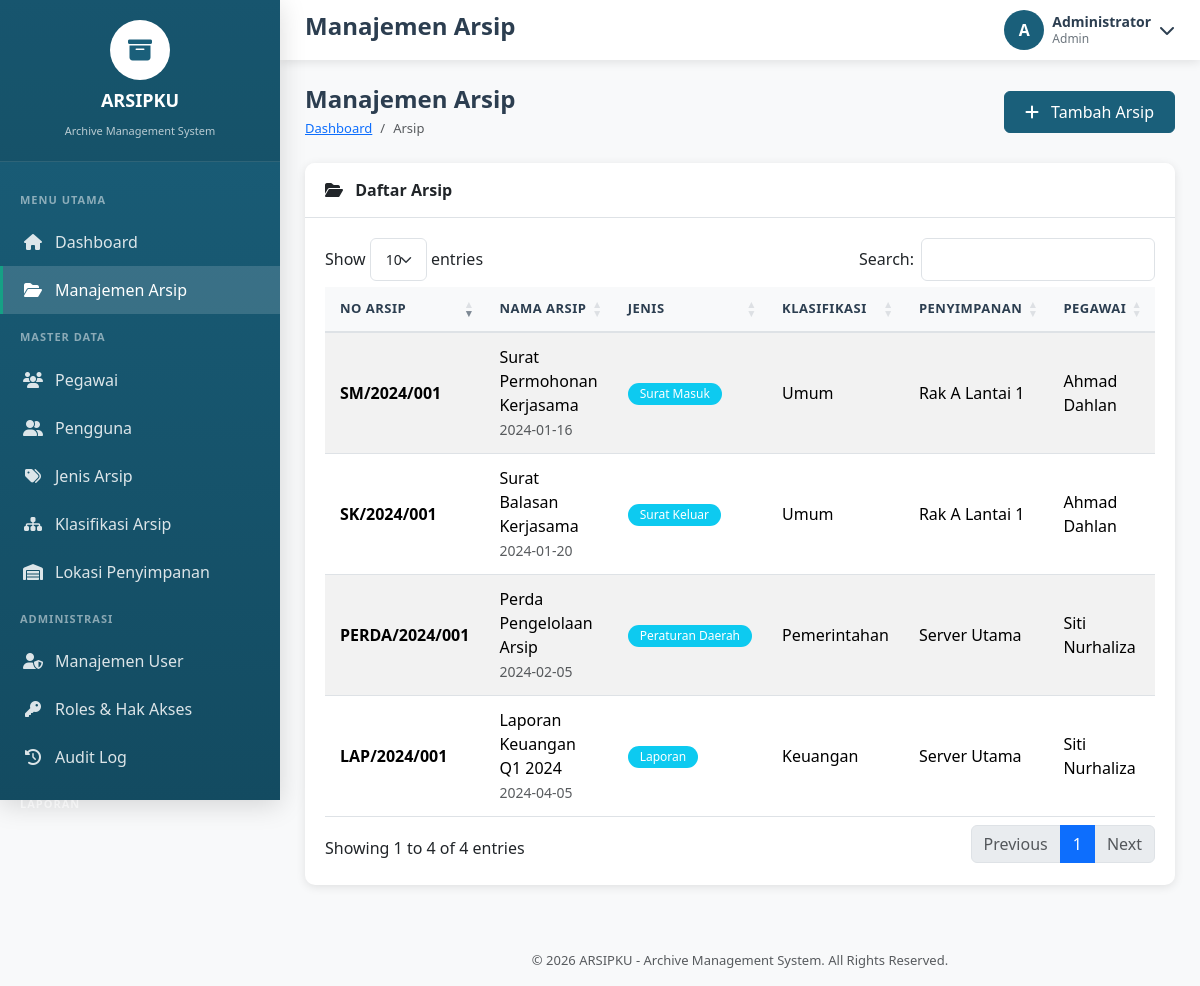
The app's page /arsip.php (signed in), older data.
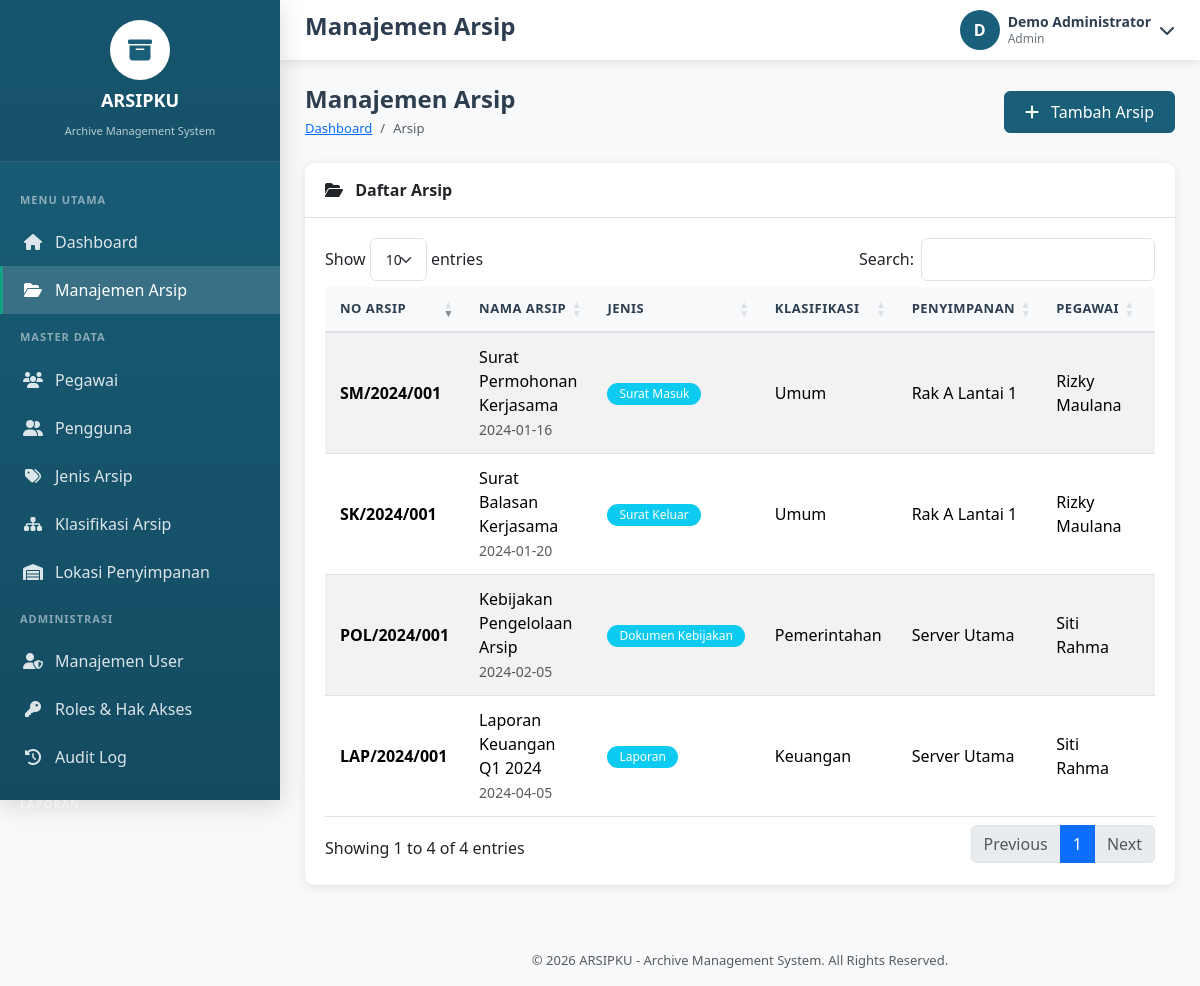
The same page, newer data.
### tables this page shows
CREATE TABLE Arsip (
    ID_Arsip INT PRIMARY KEY AUTO_INCREMENT,
    Nomor_Arsip VARCHAR(100) UNIQUE,
    Nama_Arsip VARCHAR(255) NOT NULL,
    Deskripsi_Arsip TEXT,
    Tanggal_Arsip DATE,
    Tanggal_Masuk DATE,
    Tanggal_Penyimpanan DATE,
    Status_Arsip ENUM('Aktif', 'Inaktif', 'Terarsipkan', 'Musnah') DEFAULT 'Aktif',
    ID_Jenis_Arsip INT,
    ID_Klasifikasi_Arsip INT,
    ID_Penyimpanan INT,
    ID_Pegawai INT,
    Tags TEXT,
    Keterangan TEXT,
    File_Path VARCHAR(500),
    Created_At TIMESTAMP DEFAULT CURRENT_TIMESTAMP,
    Updated_At TIMESTAMP DEFAULT CURRENT_TIMESTAMP ON UPDATE CURRENT_TIMESTAMP,
    FOREIGN KEY (ID_Jenis_Arsip) REFERENCES Jenis_Arsip(ID_Jenis_Arsip) ON DELETE SET NULL,
    FOREIGN KEY (ID_Klasifikasi_Arsip) REFERENCES Klasifikasi_Arsip(ID_Klasifikasi_Arsip) ON DELETE SET NULL,
    FOREIGN KEY (ID_Penyimpanan) REFERENCES Penyimpanan(ID_Penyimpanan) ON DELETE SET NULL,
    FOREIGN KEY (ID_Pegawai) REFERENCES Pegawai(ID_Pegawai) ON DELETE SET NULL
);

CREATE TABLE Jenis_Arsip (
    ID_Jenis_Arsip INT PRIMARY KEY AUTO_INCREMENT,
    Nama_Jenis_Arsip VARCHAR(255) NOT NULL,
    Kode_Jenis VARCHAR(20),
    Deskripsi_Jenis_Arsip TEXT,
    Created_At TIMESTAMP DEFAULT CURRENT_TIMESTAMP
);

CREATE TABLE Klasifikasi_Arsip (
    ID_Klasifikasi_Arsip INT PRIMARY KEY AUTO_INCREMENT,
    Kode_Klasifikasi VARCHAR(50),
    Nama_Klasifikasi VARCHAR(255) NOT NULL,
    Deskripsi_Klasifikasi TEXT,
    Created_At TIMESTAMP DEFAULT CURRENT_TIMESTAMP
);

CREATE TABLE Penyimpanan (
    ID_Penyimpanan INT PRIMARY KEY AUTO_INCREMENT,
    Kode_Lokasi VARCHAR(50),
    Lokasi_Penyimpanan VARCHAR(255) NOT NULL,
    Kapasitas_Penyimpanan INT DEFAULT 0,
    Kapasitas_Terpakai INT DEFAULT 0,
    Jenis_Penyimpanan ENUM('Fisikal', 'Server') DEFAULT 'Fisikal',
    Kondisi_Penyimpanan TEXT,
    Created_At TIMESTAMP DEFAULT CURRENT_TIMESTAMP
);

CREATE TABLE Pegawai (
    ID_Pegawai INT PRIMARY KEY AUTO_INCREMENT,
    Nama_Pegawai VARCHAR(255) NOT NULL,
    NIP VARCHAR(50) UNIQUE,
    Jabatan VARCHAR(255) NOT NULL,
    Tugas VARCHAR(255),
    Tanggal_Masuk DATE,
    Email VARCHAR(255),
    Nomor_Telepon VARCHAR(20),
    Status ENUM('Aktif', 'Nonaktif') DEFAULT 'Aktif',
    Created_At TIMESTAMP DEFAULT CURRENT_TIMESTAMP
);

### config/config.php (called while the page is built, shortened)
<?php
function getUserRole() {
    return $_SESSION['user_role'] ?? 'Viewer';
}
function hasAccess($requiredRole) {
    $userRole = getUserRole();
    $roles = ['Admin' => 3, 'Operator' => 2, 'Viewer' => 1];
    return ($roles[$userRole] ?? 0) >= ($roles[$requiredRole] ?? 0);
}
?>

### arsip.php (the view, shortened to what this page needs)
<?php
$pageTitle = 'Manajemen Arsip';
require_once 'includes/header.php';
$db = getDB();
$arsipList = $db->query("
SELECT
a.*,
j.Nama_Jenis_Arsip,
k.Nama_Klasifikasi,
p.Lokasi_Penyimpanan,
pg.Nama_Pegawai
FROM Arsip a
LEFT JOIN Jenis_Arsip j
ON a.ID_Jenis_Arsip = j.ID_Jenis_Arsip
LEFT JOIN Klasifikasi_Arsip k
ON a.ID_Klasifikasi_Arsip = k.ID_Klasifikasi_Arsip
LEFT JOIN Penyimpanan p
ON a.ID_Penyimpanan = p.ID_Penyimpanan
LEFT JOIN Pegawai pg
ON a.ID_Pegawai = pg.ID_Pegawai
ORDER BY a.ID_Arsip DESC
")->fetchAll(PDO::FETCH_ASSOC);
require_once 'includes/sidebar.php';
require_once 'includes/topbar.php';
?>
<div class="page-header d-flex justify-content-between align-items-center">
<div>
<h1 class="page-title">
Manajemen Arsip
</h1>
<nav aria-label="breadcrumb">
<ol class="breadcrumb">
<li class="breadcrumb-item">
<a href="index.php">
Dashboard
</a>
</li>
<li class="breadcrumb-item active">
Arsip
</li>
</ol>
</nav>
</div>
<?php if(hasAccess('Operator') || hasAccess('Admin')): ?>
<button
class="btn btn-primary"
data-bs-toggle="modal"
data-bs-target="#addModal">
<i class="fas fa-plus me-2"></i>
Tambah Arsip
</button>
<?php endif; ?>
</div>
<div class="card">
<div class="card-header">
<i class="fas fa-folder-open me-2"></i>
Daftar Arsip
</div>
<div class="card-body">
<div class="table-responsive">
<table class="table table-hover table-striped data-table">
<thead>
<tr>
<th>No Arsip</th>
<th>Nama Arsip</th>
<th>Jenis</th>
<th>Klasifikasi</th>
<th>Penyimpanan</th>
<th>Pegawai</th>
<th>Status</th>
</tr>
</thead>
<tbody>
<?php foreach($arsipList as $arsip): ?>
<tr>
<td>
<strong>
<?= htmlspecialchars($arsip['Nomor_Arsip'] ?? '-') ?>
</strong>
</td>
<td>
<?= htmlspecialchars($arsip['Nama_Arsip'] ?? '-') ?>
<br>
<small class="text-muted">
<?= htmlspecialchars($arsip['Tanggal_Masuk'] ?? '-') ?>
</small>
</td>
<td>
<span class="badge bg-info">
<?= htmlspecialchars($arsip['Nama_Jenis_Arsip'] ?? '-') ?>
</span>
</td>
<td>
<?= htmlspecialchars($arsip['Nama_Klasifikasi'] ?? '-') ?>
</td>
<td>
<?= htmlspecialchars($arsip['Lokasi_Penyimpanan'] ?? '-') ?>
</td>
<td>
<?= htmlspecialchars($arsip['Nama_Pegawai'] ?? '-') ?>
</td>
<td>
</td>
</tr>
<?php endforeach; ?>
</tbody>
</table>
</div>
</div>
</div>
<?php require_once 'includes/footer.php'; ?>

### includes/header.php (shortened to what this page needs)
<?php
require_once __DIR__ . '/../config/config.php';
$currentPage = basename($_SERVER['PHP_SELF'], '.php');
?>
<!DOCTYPE html>
<html lang="id">
<head>
    <link href="https://cdn.jsdelivr.net/npm/bootstrap@5.3.2/dist/css/bootstrap.min.css" rel="stylesheet">
    <link href="https://cdnjs.cloudflare.com/ajax/libs/font-awesome/6.4.2/css/all.min.css" rel="stylesheet">
    <link href="https://cdn.datatables.net/1.13.7/css/dataTables.bootstrap5.min.css" rel="stylesheet">
    <link href="assets/css/style.css" rel="stylesheet">
</head>
<body>
    <div class="wrapper">

### includes/sidebar.php (shortened to what this page needs)
<aside class="sidebar" id="sidebar">
    <div class="sidebar-header">
        <div class="logo">
            <i class="fas fa-archive"></i>
        </div>
        <h3><?= APP_NAME ?></h3>
        <small><?= APP_FULL_NAME ?></small>
    </div>
    <nav class="sidebar-menu">
        <div class="menu-label">Menu Utama</div>
        <a href="index.php" class="menu-item <?= $currentPage === 'index' ? 'active' : '' ?>">
            <i class="fas fa-home"></i>
            <span>Dashboard</span>
        </a>
        <a href="arsip.php" class="menu-item <?= $currentPage === 'arsip' ? 'active' : '' ?>">
            <i class="fas fa-folder-open"></i>
            <span>Manajemen Arsip</span>
        </a>
        <div class="menu-label">Master Data</div>
        <a href="pegawai.php" class="menu-item <?= $currentPage === 'pegawai' ? 'active' : '' ?>">
            <i class="fas fa-users"></i>
            <span>Pegawai</span>
        </a>
        <a href="pengguna.php" class="menu-item <?= $currentPage === 'pengguna' ? 'active' : '' ?>">
            <i class="fas fa-user-friends"></i>
            <span>Pengguna</span>
        </a>
        <a href="jenis_arsip.php" class="menu-item <?= $currentPage === 'jenis_arsip' ? 'active' : '' ?>">
            <i class="fas fa-tags"></i>
            <span>Jenis Arsip</span>
        </a>
        <a href="klasifikasi.php" class="menu-item <?= $currentPage === 'klasifikasi' ? 'active' : '' ?>">
            <i class="fas fa-sitemap"></i>
            <span>Klasifikasi Arsip</span>
        </a>
        <a href="penyimpanan.php" class="menu-item <?= $currentPage === 'penyimpanan' ? 'active' : '' ?>">
            <i class="fas fa-warehouse"></i>
            <span>Lokasi Penyimpanan</span>
        </a>
        <?php if (hasAccess('Admin')): ?>
        <div class="menu-label">Administrasi</div>
        <a href="users.php" class="menu-item <?= $currentPage === 'users' ? 'active' : '' ?>">
            <i class="fas fa-user-shield"></i>
            <span>Manajemen User</span>
        </a>
        <a href="roles.php" class="menu-item <?= $currentPage === 'roles' ? 'active' : '' ?>">
            <i class="fas fa-key"></i>
            <span>Roles & Hak Akses</span>
        </a>
        <a href="audit_log.php" class="menu-item <?= $currentPage === 'audit_log' ? 'active' : '' ?>">
            <i class="fas fa-history"></i>
            <span>Audit Log</span>
        </a>
        <?php endif; ?>
        <div class="menu-label">Laporan</div>
    </nav>
</aside>

### includes/topbar.php (shortened to what this page needs)
<main class="main-content">
    <header class="top-header">
        <div class="header-left">
            <h4><?= $pageTitle ?? 'Dashboard' ?></h4>
        </div>
        <div class="header-right">
            <div class="user-info dropdown">
                <div class="d-flex align-items-center" data-bs-toggle="dropdown" style="cursor: pointer;">
                    <div class="user-avatar">
                        <?= strtoupper(substr($_SESSION['user_name'] ?? 'U', 0, 1)) ?>
                    </div>
                    <div class="user-details ms-2">
                        <div class="name"><?= $_SESSION['user_name'] ?? 'User' ?></div>
                        <div class="role"><?= $_SESSION['user_role'] ?? 'Viewer' ?></div>
                    </div>
                    <i class="fas fa-chevron-down ms-2"></i>
                </div>
            </div>
        </div>
    </header>
    <div class="page-content">

### includes/footer.php (shortened to what this page needs)
            </div>
            <footer class="text-center py-3 text-muted" style="font-size: 13px;">
                <p class="mb-0">&copy; <?= date('Y') ?> <?= APP_NAME ?> - <?= APP_FULL_NAME ?>. All Rights Reserved.</p>
            </footer>
        </main>
    </div>
</body>
</html>

### assets/css/style.css (style rules this page uses)
:root { --primary-color: #1a5f7a; --primary-dark: #134b61; --primary-light: #2980b9; --secondary-color: #16a085; --accent-color: #e74c3c; --sidebar-width: 280px; --header-height: 60px; --bg-light: #f8f9fa; --text-dark: #2c3e50; --text-muted: #6c757d; --border-color: #dee2e6; --shadow: 0 2px 10px rgba(0,0,0,0.1); --shadow-lg: 0 5px 25px rgba(0,0,0,0.15); }
* { margin: 0; padding: 0; box-sizing: border-box; }
body { font-family: 'Segoe UI', Tahoma, Geneva, Verdana, sans-serif; background-color: var(--bg-light); color: var(--text-dark); overflow-x: hidden; }
.wrapper { display: flex; min-height: 100vh; }
.sidebar { width: var(--sidebar-width); background: linear-gradient(180deg, var(--primary-color) 0%, var(--primary-dark) 100%); position: fixed; top: 0; left: 0; height: 100vh; z-index: 1000; transition: all 0.3s ease; box-shadow: var(--shadow-lg); }
.sidebar-header { padding: 20px; text-align: center; border-bottom: 1px solid rgba(255,255,255,0.1); background: rgba(0,0,0,0.1); }
.sidebar-header .logo { width: 60px; height: 60px; background: white; border-radius: 50%; display: flex; align-items: center; justify-content: center; margin: 0 auto 10px; font-size: 24px; color: var(--primary-color); font-weight: bold; }
.sidebar-header h3 { color: white; font-size: 18px; font-weight: 600; margin-bottom: 5px; }
.sidebar-header small { color: rgba(255,255,255,0.7); font-size: 11px; }
.sidebar-menu { padding: 15px 0; height: calc(100vh - 140px); overflow-y: auto; }
.menu-label { color: rgba(255,255,255,0.5); font-size: 11px; text-transform: uppercase; letter-spacing: 1px; padding: 15px 20px 10px; font-weight: 600; }
.menu-item { display: block; padding: 12px 20px; color: rgba(255,255,255,0.85); text-decoration: none; transition: all 0.3s ease; border-left: 3px solid transparent; display: flex; align-items: center; gap: 12px; }
.menu-item.active { background: rgba(255,255,255,0.15); color: white; border-left-color: var(--secondary-color); }
.menu-item i { width: 20px; text-align: center; font-size: 16px; }
.main-content { margin-left: var(--sidebar-width); width: calc(100% - var(--sidebar-width)); min-height: 100vh; }
.top-header { background: white; height: var(--header-height); padding: 0 25px; display: flex; align-items: center; justify-content: space-between; box-shadow: var(--shadow); position: sticky; top: 0; z-index: 100; }
.header-left { display: flex; align-items: center; gap: 15px; }
.header-left h4 { font-weight: 600; color: var(--text-dark); }
.header-right { display: flex; align-items: center; gap: 20px; }
.user-info { display: flex; align-items: center; gap: 10px; }
.user-avatar { width: 40px; height: 40px; background: var(--primary-color); border-radius: 50%; display: flex; align-items: center; justify-content: center; color: white; font-weight: 600; }
.user-details { line-height: 1.3; }
.user-details .name { font-weight: 600; font-size: 14px; }
.user-details .role { font-size: 12px; color: var(--text-muted); }
.page-content { padding: 25px; }
.page-header { margin-bottom: 25px; }
.page-title { font-size: 24px; font-weight: 600; color: var(--text-dark); margin-bottom: 5px; }
.breadcrumb { background: none; padding: 0; margin: 0; font-size: 13px; }
.card { background: white; border-radius: 10px; box-shadow: var(--shadow); border: none; margin-bottom: 25px; }
.card-header { background: white; border-bottom: 1px solid var(--border-color); padding: 15px 20px; font-weight: 600; border-radius: 10px 10px 0 0 !important; }
.card-body { padding: 20px; }
.table { margin-bottom: 0; }
.table th { background: var(--bg-light); font-weight: 600; color: var(--text-dark); border-bottom: 2px solid var(--border-color); padding: 12px 15px; font-size: 13px; text-transform: uppercase; letter-spacing: 0.5px; }
.table td { padding: 12px 15px; vertical-align: middle; border-bottom: 1px solid var(--border-color); }
.badge { padding: 5px 12px; font-weight: 500; font-size: 12px; border-radius: 20px; }
.btn { padding: 8px 20px; border-radius: 6px; font-weight: 500; transition: all 0.3s ease; }
.btn-primary { background: var(--primary-color); border-color: var(--primary-color); }

Row changes from the older to the newer data that the page shows:
changed through a linked row, arsip "LAP/2024/001": ID_Pegawai.Nama_Pegawai "Siti Nurhaliza" → "Siti Rahma"
changed arsip "Pemerintahan": Nomor_Arsip "PERDA/2024/001" → "POL/2024/001"; Nama_Arsip "Perda Pengelolaan Arsip" → "Kebijakan Pengelolaan Arsip"; ID_Jenis_Arsip.Nama_Jenis_Arsip "Peraturan Daerah" → "Dokumen Kebijakan"; ID_Pegawai.Nama_Pegawai "Siti Nurhaliza" → "Siti Rahma"
changed through a linked row, arsip "SK/2024/001": ID_Pegawai.Nama_Pegawai "Ahmad Dahlan" → "Rizky Maulana"
changed arsip "SM/2024/001": ID_Pegawai.Nama_Pegawai "Ahmad Dahlan" → "Rizky Maulana"
Text that changed along with them:
substr($_SESSION['user_name'] ?? 'U', 0, 1): "A" → "D"
$_SESSION['user_name']: "Administrator" → "Demo Administrator"
